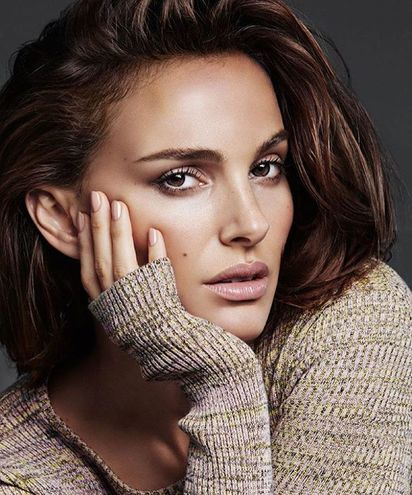
#> input picture lab 1/2-bayer/img.jpg, 412 x 495 px
$ python main.py
#> lines starting #> are read from the running program, lines starting #| are printed output that depends on the picture
import numpy as np
from PIL import Image
from skimage.segmentation import slic
from skimage.segmentation import mark_boundaries
from skimage.util import img_as_float
from skimage import io
import matplotlib.pyplot as plt
import argparse

numSegments = 300
image = img_as_float(io.imread("../2-bayer/img.jpg"))
segments = slic(image, n_segments=numSegments)
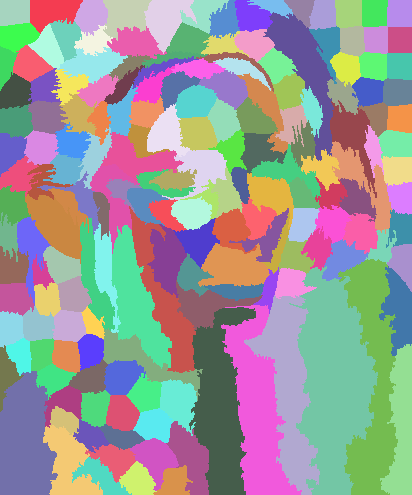
#> segments: shape (495, 412) int64; 178 distinct labels, from 1 to 178; one colour per label, 0 black
fig = plt.figure()
ax = fig.add_subplot(1, 1, 1)
ax.imshow(mark_boundaries(image, segments))
plt.axis("off")
plt.show()
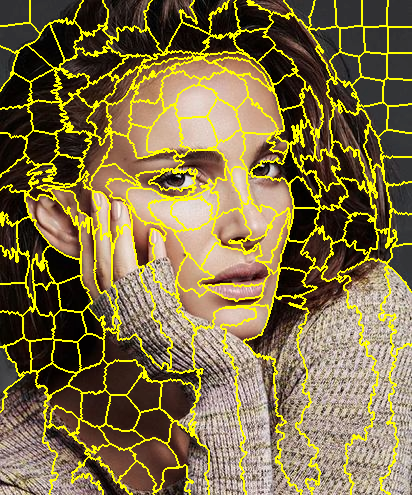
#> shown: shape (495, 412, 3) float64; mean R, G, B 0.504, 0.44, 0.269


# [7 lines of commented-out code are left out]
